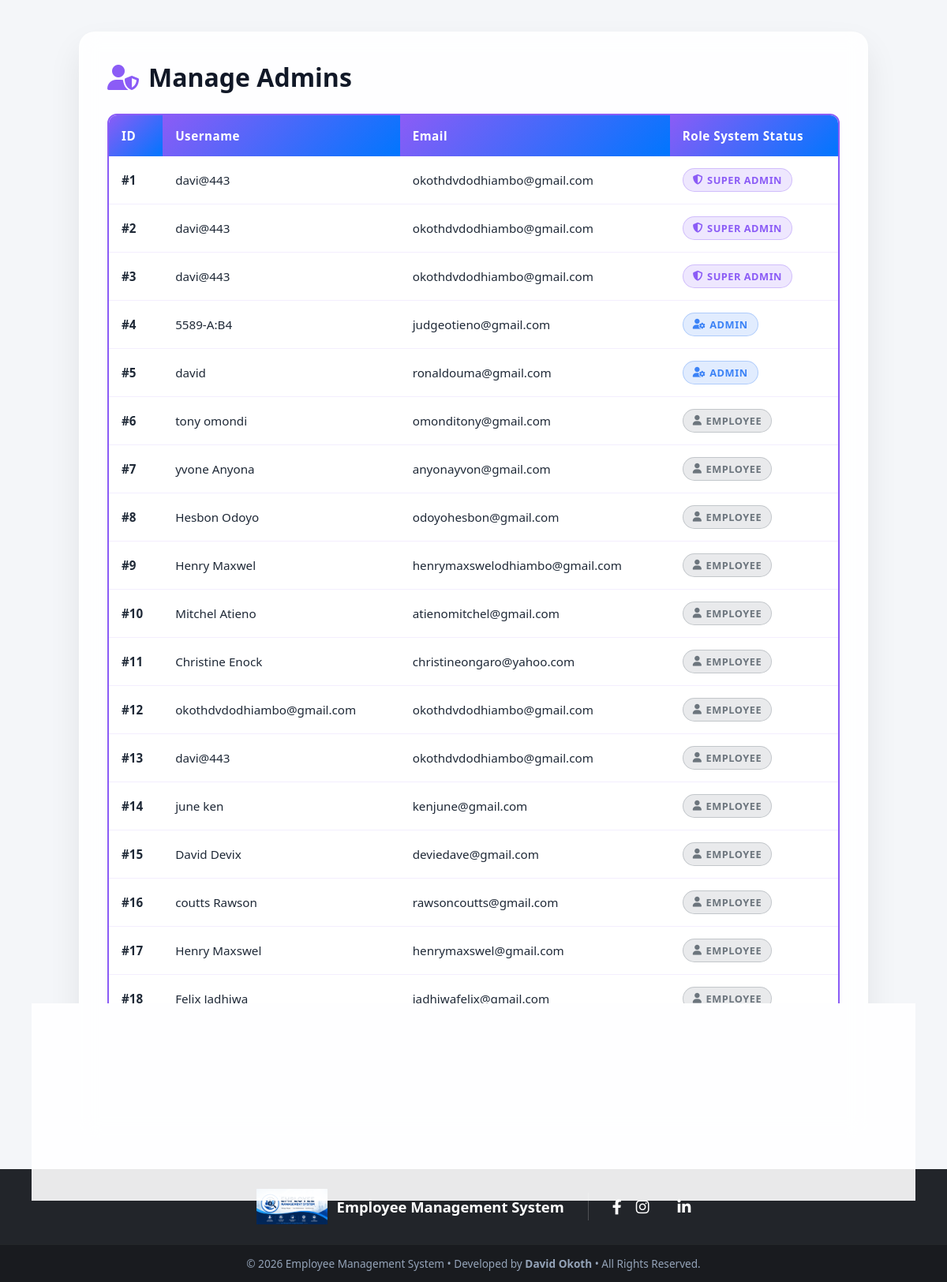
The page /manage_admins.php (signed in) on the database its author committed.
### tables this page shows
CREATE TABLE `employees` (
  `id` int(11) NOT NULL,
  `username` varchar(100) NOT NULL,
  `email` varchar(100) NOT NULL,
  `password` varchar(100) NOT NULL,
  `role` varchar(20) DEFAULT NULL
);

### manage_admins.php (the view, shortened to what this page needs)
<?php
include("connect.php");
$result = mysqli_query($conn, "SELECT * FROM employees");
?>
<!DOCTYPE html>
<html lang="en">
<head>
    <link rel="stylesheet" href="https://cdnjs.cloudflare.com/ajax/libs/font-awesome/6.4.0/css/all.min.css">
</head>
<body>
<div class="page-content">
    <div class="table-container">
        <h1><i class="fa-solid fa-user-shield"></i> Manage Admins</h1>
        <table class="custom-table">
            <thead>
                <tr>
                    <th>ID</th>
                    <th>Username</th>
                    <th>Email</th>
                    <th>Role System Status</th>
                </tr>
            </thead>
            <tbody>
                <?php while($row = mysqli_fetch_assoc($result)){
                    $role = $row['role'];
                    $badge_class = 'role-employee';
                    $icon_class = 'fa-user';
                    if($role == 'super_admin') {
                        $badge_class = 'role-super_admin';
                        $icon_class = 'fa-shield-halved';
                    } else if($role == 'admin') {
                        $badge_class = 'role-admin';
                        $icon_class = 'fa-user-gear';
                    }
                ?>
                <tr>
                    <td><strong>#<?php echo $row['id']; ?></strong></td>
                    <td><?php echo htmlspecialchars($row['username']); ?></td>
                    <td><?php echo htmlspecialchars($row['email']); ?></td>
                    <td>
                        <span class="role-badge <?php echo $badge_class; ?>">
                            <i class="fa-solid <?php echo $icon_class; ?>"></i>
                            <?php echo str_replace('_', ' ', $role); ?>
                        </span>
                    </td>
                </tr>
                <?php } ?>
            </tbody>
        </table>
        <a href="super_admin_dashboard.php" class="back-link">
            <i class="fa-solid fa-arrow-left"></i> Back to Dashboard
        </a>
    </div>
</div>
<footer class="system-footer">
    <div class="footer-main-row">
        <div class="footer-logo">
            <img src="image.png" alt="EMS Logo">
            <h3>Employee Management System</h3>
        </div>
        <div class="social-links">
            <a href="https://facebook.com" target="_blank" aria-label="Facebook">
                <i class="fab fa-facebook-f"></i>
            </a>
            <a href="https://instagram.com" target="_blank" aria-label="Instagram">
                <i class="fab fa-instagram"></i>
            </a>
            <a href="https://linkedin.com" target="_blank" aria-label="LinkedIn">
                <i class="fab fa-linkedin-in"></i>
            </a>
        </div>
    </div>
    <p class="copyright">
        © <?php echo date('Y'); ?> Employee Management System &bull;
        Developed by <strong>David Okoth</strong> &bull;
        All Rights Reserved.
    </p>
</footer>
</body>
</html>

### manage_admins.php (style rules this page uses)
:root { --primary-blue: #0076fe; --accent-purple: #8b5cf6; --text-dark: #1f2937; --card-bg: rgba(255, 255, 255, 0.9); --badge-super-admin: #8b5cf6; --badge-admin: #3b82f6; --badge-employee: #6c757d; --primary: #0076fe; --dark-bg: #22252a; --copyright-bg: #191b1f; --text-main: #ffffff; --text-footer-muted: #94a3b8; --dark-border: rgba(255, 255, 255, 0.2); }
* { margin: 0; padding: 0; box-sizing: border-box; font-family: 'Segoe UI', Tahoma, Geneva, Verdana, sans-serif; }
html, body { min-height: 100vh; width: 100%; overflow-x: hidden; }
body { background-color: #f4f6f9; display: flex; flex-direction: column; min-height: 100vh; }
.page-content { flex: 1 0 auto; display: flex; flex-direction: column; align-items: center; padding: 40px 20px; width: 100%; }
.table-container { max-width: 1000px; width: 100%; background: var(--card-bg); backdrop-filter: blur(12px); -webkit-backdrop-filter: blur(12px); padding: 35px; border-radius: 20px; box-shadow: 0 20px 40px rgba(0,0,0,0.08); border: 1px solid rgba(255,255,255,0.6); }
h1 { font-size: 2rem; color: #111827; font-weight: 700; margin-bottom: 25px; display: flex; align-items: center; gap: 12px; }
h1 i { color: var(--accent-purple); }
.custom-table { width: 100%; border-collapse: separate; border-spacing: 0; margin-bottom: 25px; border-radius: 12px; overflow: hidden; box-shadow: 0 4px 6px -1px rgba(0, 0, 0, 0.05); border: 2px solid var(--accent-purple); }
.custom-table th { background: linear-gradient(135deg, var(--accent-purple) 0%, var(--primary-blue) 100%); color: #ffffff; font-weight: 600; padding: 16px; text-align: left; font-size: 0.95rem; letter-spacing: 0.5px; }
.custom-table td { padding: 15px 16px; background-color: rgba(255, 255, 255, 0.9); color: var(--text-dark); font-size: 0.95rem; border-bottom: 1px solid rgba(139, 92, 246, 0.1); transition: background-color 0.2s ease; }
.custom-table tr:last-child td { border-bottom: none; }
.role-badge { display: inline-flex; align-items: center; gap: 5px; padding: 5px 12px; border-radius: 50px; font-size: 0.8rem; font-weight: 700; text-transform: uppercase; letter-spacing: 0.5px; }
.role-super_admin { background-color: rgba(139, 92, 246, 0.15); color: var(--badge-super-admin); border: 1px solid rgba(139, 92, 246, 0.3); }
.role-admin { background-color: rgba(59, 130, 246, 0.15); color: var(--badge-admin); border: 1px solid rgba(59, 130, 246, 0.3); }
.role-employee { background-color: rgba(108, 117, 125, 0.15); color: var(--badge-employee); border: 1px solid rgba(108, 117, 125, 0.3); }
.back-link { display: inline-flex; align-items: center; gap: 8px; color: var(--accent-purple); text-decoration: none; font-weight: 600; transition: all 0.2s; font-size: 1rem; }
.system-footer { margin-top: auto; width: 100%; background-color: var(--dark-bg); display: flex; flex-direction: column; }
.footer-main-row { display: flex; align-items: center; justify-content: center; padding: 25px 20px; gap: 30px; width: 100%; }
.footer-logo { display: flex; align-items: center; gap: 12px; }
.footer-logo img { height: 45px; width: auto; object-fit: contain; }
.footer-logo h3 { font-size: 1.15rem; font-weight: 700; color: var(--text-main); }
.social-links { display: flex; align-items: center; gap: 18px; }
.social-links a { color: var(--text-main); font-size: 1.2rem; text-decoration: none; transition: color 0.2s ease, transform 0.2s ease; }
.copyright { background-color: var(--copyright-bg); text-align: center; padding: 14px 20px; font-size: 0.85rem; color: var(--text-footer-muted); border-top: 1px solid rgba(255, 255, 255, 0.05); }

### rows shown on the page
employees: id "1", username "davi@443", email "okothdvdodhiambo@gmail.com", role "SUPER ADMIN"
employees: id "2", username "davi@443", email "okothdvdodhiambo@gmail.com", role "SUPER ADMIN"
employees: id "3", username "davi@443", email "okothdvdodhiambo@gmail.com", role "SUPER ADMIN"
employees: id "4", username "5589-A:B4", email "judgeotieno@gmail.com", role "ADMIN"
employees: id "5", username "david", email "ronaldouma@gmail.com", role "ADMIN"
employees: id "6", username "tony omondi", email "omonditony@gmail.com", role "EMPLOYEE"
employees: id "7", username "yvone Anyona", email "anyonayvon@gmail.com", role "EMPLOYEE"
employees: id "8", username "Hesbon Odoyo", email "odoyohesbon@gmail.com", role "EMPLOYEE"
employees: id "9", username "Henry Maxwel", email "henrymaxswelodhiambo@gmail.com", role "EMPLOYEE"
employees: id "10", username "Mitchel Atieno", email "atienomitchel@gmail.com", role "EMPLOYEE"
employees: id "11", username "Christine Enock", email "christineongaro@yahoo.com", role "EMPLOYEE"
employees: id "12", username "okothdvdodhiambo@gmail.com", email "okothdvdodhiambo@gmail.com", role "EMPLOYEE"
employees: id "13", username "davi@443", email "okothdvdodhiambo@gmail.com", role "EMPLOYEE"
employees: id "14", username "june ken", email "kenjune@gmail.com", role "EMPLOYEE"
employees: id "15", username "David Devix", email "deviedave@gmail.com", role "EMPLOYEE"
employees: id "16", username "coutts Rawson", email "rawsoncoutts@gmail.com", role "EMPLOYEE"
employees: id "17", username "Henry Maxswel", email "henrymaxswel@gmail.com", role "EMPLOYEE"
employees: id "18", username "Felix Jadhiwa", email "jadhiwafelix@gmail.com", role "EMPLOYEE"
